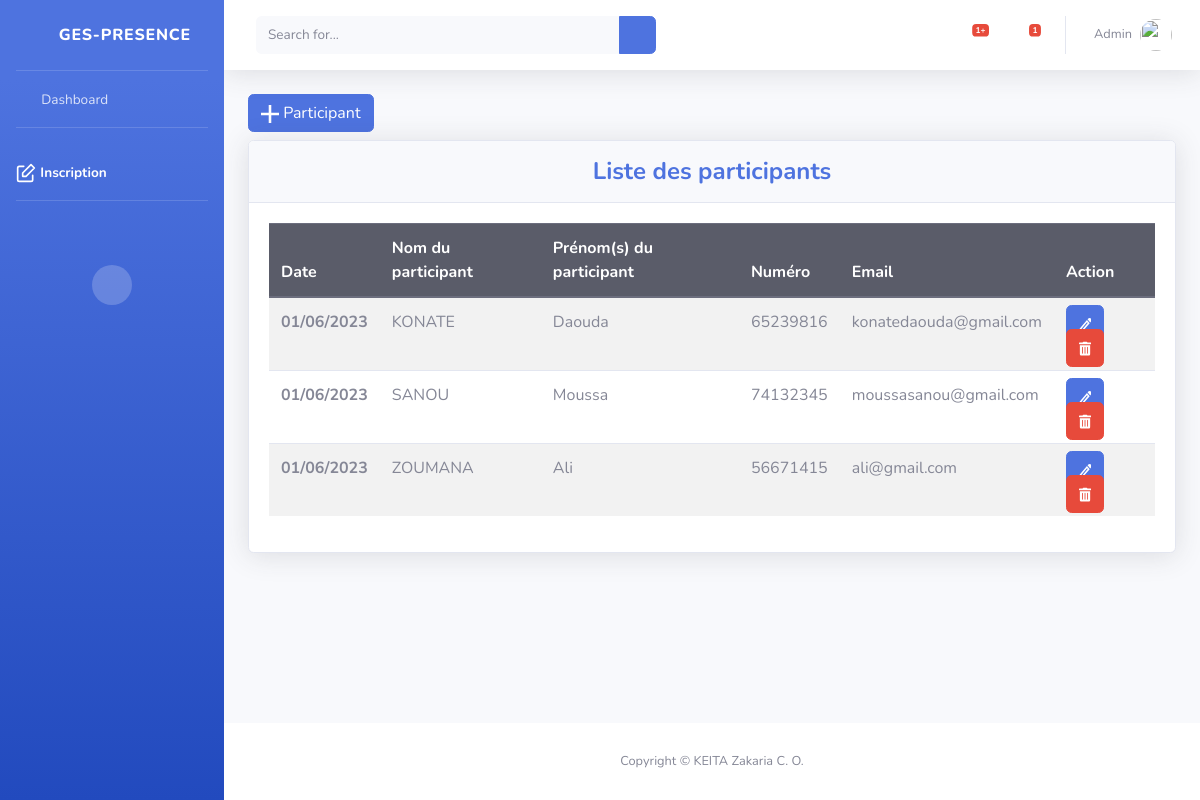
Screenshot of /inscription with the database file from the repository.
### cloudApp/models.py (models this page shows)
class Participant(models.Model):
    nom= models.CharField(max_length=70)
    prenom= models.CharField(max_length=70)
    numero= models.CharField(max_length=70)
    email= models.CharField(max_length=70)
    dateInscription= models.DateField()

### cloudApp/views.py (the view)
# urls.py: path('inscription', views.inscription, name='inscription'),
def inscription(request):
    partcipants=Participant.objects.all().order_by('dateInscription','nom','prenom')
    context={"participants":partcipants}
    return render(request,"cloudApp/templates/inscription.html",context)

### cloudApp/templates/inscription.html (shortened to what this page needs)
{% load static %}
<!DOCTYPE html>
<html lang="en">
<head>
    <link href=  " {% static  'vendor/fontawesome-free/css/all.min.css' %}" rel="stylesheet" type="text/css">
    <link href="{% static 'css/sb-admin-2.min.css' %}" rel="stylesheet">
</head>
<body id="page-top">
    <div id="wrapper">
        <ul class="navbar-nav bg-gradient-primary sidebar sidebar-dark accordion" id="accordionSidebar">
            <a class="sidebar-brand d-flex align-items-center justify-content-center" href="{% url 'dashboard' %}">
                <div class="sidebar-brand-icon rotate-n-15">
                    <i class="fas fa-laugh-wink"></i>
                </div>
                <div class="sidebar-brand-text mx-3">Ges-Presence</div>
            </a>
            <hr class="sidebar-divider my-0">
            <li class="nav-item">
                <a class="nav-link" href="{% url 'dashboard' %}">
                    <i class="fas fa-fw fa-tachometer-alt"></i>
                    <span>Dashboard</span></a>
            </li>
            <hr class="sidebar-divider">
            <li class="nav-item active">
                <a class="nav-link" href="inscription">
                    <span>Inscription</span></a>
            </li>
            <hr class="sidebar-divider d-none d-md-block">
            <br><br>
            <div class="text-center d-none d-md-inline">
                <button class="rounded-circle border-0" id="sidebarToggle"></button>
            </div>
        </ul>
        <div id="content-wrapper" class="d-flex flex-column">
            <div id="content">
                <nav class="navbar navbar-expand navbar-light bg-white topbar mb-4 static-top shadow">
                    <form
                        class="d-none d-sm-inline-block form-inline mr-auto ml-md-3 my-2 my-md-0 mw-100 navbar-search">
                        <div class="input-group">
                            <input type="text" class="form-control bg-light border-0 small" placeholder="Search for..."
                                aria-label="Search" aria-describedby="basic-addon2">
                            <div class="input-group-append">
                                <button class="btn btn-primary" type="button">
                                    <i class="fas fa-search fa-sm"></i>
                                </button>
                            </div>
                        </div>
                    </form>
                    <ul class="navbar-nav ml-auto">
                        <li class="nav-item dropdown no-arrow mx-1">
                            <a class="nav-link dropdown-toggle" href="#" id="alertsDropdown" role="button"
                                data-toggle="dropdown" aria-haspopup="true" aria-expanded="false">
                                <i class="fas fa-bell fa-fw"></i>
                                <span class="badge badge-danger badge-counter">1+</span>
                            </a>
                        </li>
                        <li class="nav-item dropdown no-arrow mx-1">
                            <a class="nav-link dropdown-toggle" href="#" id="messagesDropdown" role="button"
                                data-toggle="dropdown" aria-haspopup="true" aria-expanded="false">
                                <i class="fas fa-envelope fa-fw"></i>
                                <span class="badge badge-danger badge-counter">1</span>
                            </a>
                        </li>
                        <li class="nav-item dropdown no-arrow">
                            <a class="nav-link dropdown-toggle" href="#" id="userDropdown" role="button"
                                data-toggle="dropdown" aria-haspopup="true" aria-expanded="false">
                                <span class="mr-2 d-none d-lg-inline text-gray-600 small">Admin</span>
                                <img class="img-profile rounded-circle"
                                src=" {% static  'img/undraw_profile.svg'%}">
                            </a>
                        </li>
                    </ul>
                </nav>
                <div class="container-fluid">
                    <div class="d-sm-flex align-items-center justify-content-between mb-2">
                        <button type="button" class="btn btn-primary" data-toggle="modal" data-target="#staticCreer" >
                            <svg xmlns="http://www.w3.org/2000/svg" width="18" height="18" viewBox="0 0 21 21">
                                <path id="Icon_material-add" data-name="Icon material-add" d="M28.5,19.5h-9v9h-3v-9h-9v-3h9v-9h3v9h9Z" transform="translate(-7.5 -7.5)" fill="#fff"/>
                            </svg> Participant
                        </button>
                    </div>
                     <div class="card shadow mb-4" style="height: 80% !important;">
                        <div class="card-header py-3" >
                            <h4 class="m-0 font-weight-bold text-primary text-center">Liste des participants</h4>
                        </div>
                        <div class="card-body mt-0">
                            <table class="table table-hover table-striped">
                                <thead class="thead-dark">
                                  <tr>
                                    <th scope="col">Date</th>
                                    <th scope="col">Nom du participant</th>
                                    <th scope="col">Prénom(s) du participant</th>
                                    <th scope="col">Numéro</th>
                                    <th scope="col">Email</th>
                                    <th scope="col">Action</th>
                                  </tr>
                                </thead>
                                <tbody>
                                    {%for i in participants%}
                                  <tr>
                                    <th scope="row">{{i.dateInscription|date:'d/m/Y'}}</th>
                                    <td>{{i.nom}}</td>
                                    <td>{{i.prenom}}</td>
                                    <td>{{i.numero}}</td>
                                    <td>{{i.email}}</td>
                                    <td>
                                        <a href="#staticModifier-{{forloop.counter}}" style="margin-top: -8px; margin-bottom: -10px;" class="btn btn-primary" data-toggle="modal">
                                        </a>
                                        <a href="#staticSupprimer-{{forloop.counter}}" style="margin-top: -8px; margin-bottom: -10px;" class="btn btn-danger" data-toggle="modal">
                                        </a>
                                    </td>
                                  </tr>
                                  {%endfor%}
                                </tbody>
                              </table>
                        </div>
                    </div>
                </div>
            </div>
            <footer class="sticky-footer bg-white">
                <div class="container my-auto">
                    <div class="copyright text-center my-auto">
                        <span>Copyright &copy; KEITA Zakaria C. O.</span>
                    </div>
                </div>
            </footer>
        </div>
    </div>
</body>
</html>

### rows the page displays
Participant: dateInscription "01/06/2023", nom "KONATE", prenom "Daouda", numero "65239816", email "konatedaouda@gmail.com"
Participant: dateInscription "01/06/2023", nom "SANOU", prenom "Moussa", numero "74132345", email "moussasanou@gmail.com"
Participant: dateInscription "01/06/2023", nom "ZOUMANA", prenom "Ali", numero "56671415", email "ali@gmail.com"
